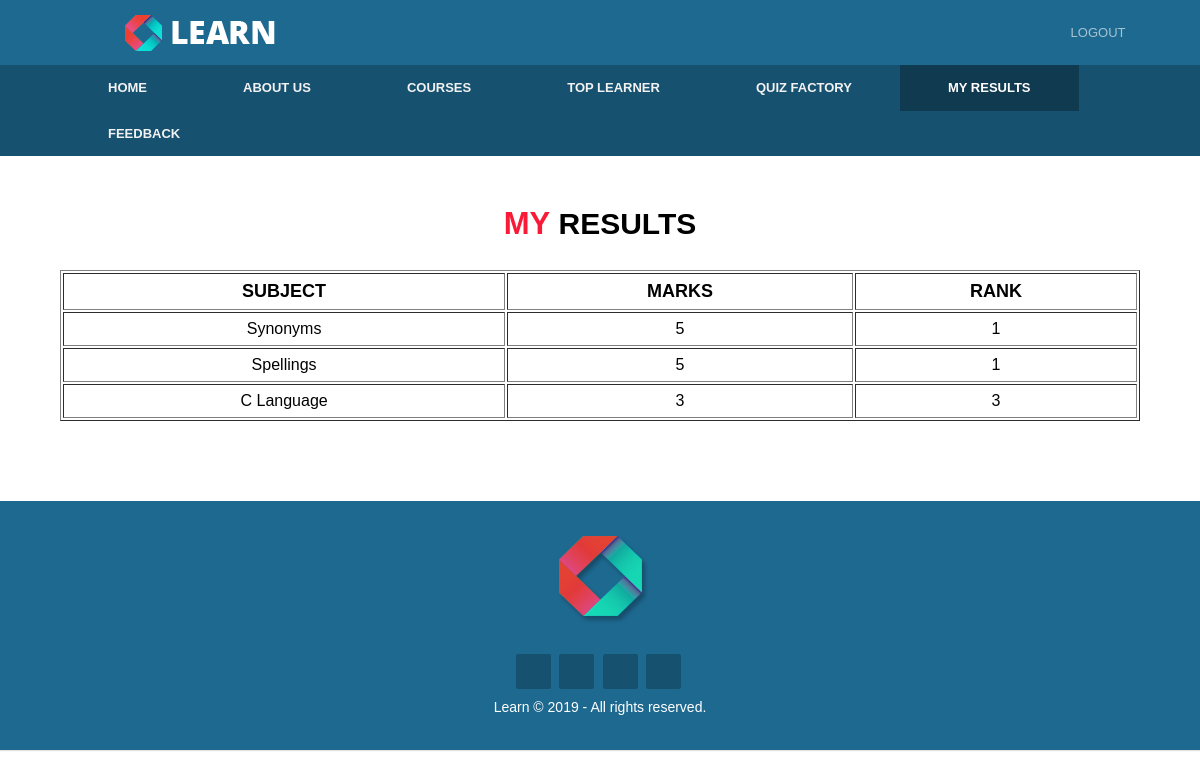
The app's page /result.php (signed in) with its own data.
### tables this page shows
CREATE TABLE `result` (
  `username` varchar(30) NOT NULL,
  `sub_id` int(10) NOT NULL,
  `marks` int(20) NOT NULL,
  `rank` int(20) NOT NULL
);

CREATE TABLE `sub_subject` (
  `id` int(11) NOT NULL,
  `sub_id` int(11) NOT NULL,
  `name` varchar(30) NOT NULL
);

### result.php (the view, shortened to what this page needs)
<?php
	include_once("header.php");
  	include_once("config.php");
  	if(!isset($_SESSION['username']))
	{
		header("location:login.php");
	}
	else
	{
		$qry="select s.*,u.name as name from result s join sub_subject u on s.sub_id=u.id where s.username ='".$_SESSION['username']."'";
		$result=mysqli_query($conn,$qry);
		if(mysqli_num_rows($result)>0)
		{
?>
<section class="datatable">
<div class="container">
    <h1><span class="highlight">MY</span> RESULTS</h1><br>
    <table border="1"width="100%">
        <tr>
            <th>SUBJECT</th>
            <th>MARKS</th>
            <th>RANK</th>
            </tr>
        <?php
            while($row=mysqli_fetch_assoc($result))
            {
        ?>
        <tr>
            <td><?php echo $row["name"] ?></td>
            <td><?php echo $row["marks"]; ?></td>
            <td><?php echo $row["rank"]; ?></td>
         </tr>
        <?php
            }
        }
        else
        {
            echo "<script>alert('Can't Load Subjects')</script>";
        }
    } ?>
    </table>
</div>
</section>
<?php
  include_once("footer.php");
?>

### css/style.css (style rules this page uses)
* { box-sizing: border-box; margin: 0; padding: 0; }
body { font-family: Arial, Helvetica, sans-serif; font-size: 15px; line-height: 1.5; }
.container { width: 90%; margin: auto; overflow: hidden; }
h1 .highlight { font-size: 31px; color: #f91a37; font-weight: bold; }
h1 { font-size: 30px; text-align: center; margin-top: 15px; }
.datatable { margin-top: 30px; padding-bottom: 30px; text-align: center; }
.datatable h1 { text-align: center; }
table tr th { border-collapse: collapse; padding: 4px; font-size: 18px; }
table tr td { text-align: center; padding: 4px; font-size: 16px; }

### records on screen
result: sub.name "Synonyms", marks "5", rank "1"
result: sub.name "Spellings", marks "5", rank "1"
result: sub.name "C Language", marks "3", rank "3"
